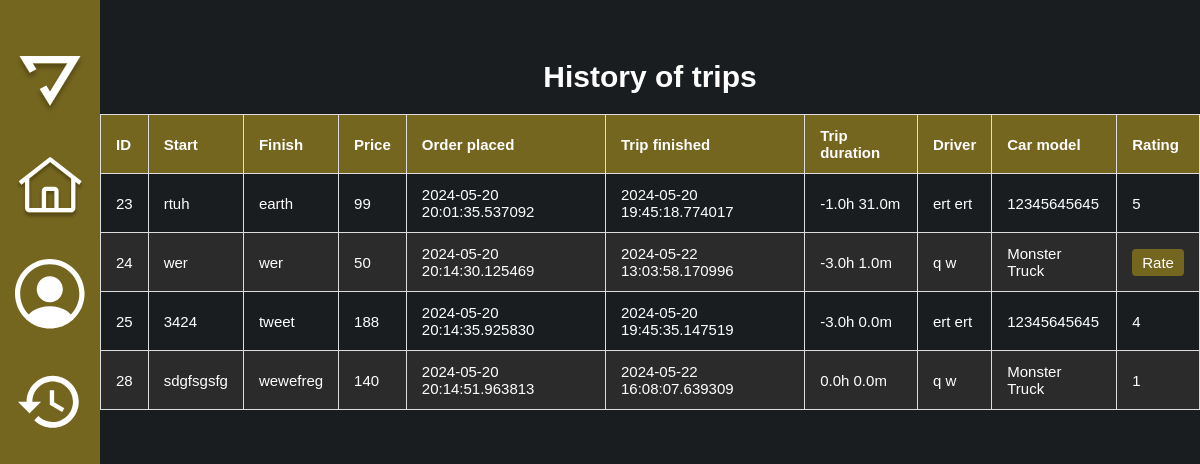
The app's page /history_of_user_orders (signed in) with its own data.
### app/models.py (models this page shows, shortened)
class Order(db.Model):
    id = db.Column(db.Integer, primary_key=True)
    place_start = db.Column(db.String(140), nullable=False)
    place_end = db.Column(db.String(140), nullable=False)
    price = db.Column(db.String(140), nullable=False)
    order_time = db.Column(db.DateTime, index=True, nullable=True)
    order_taked = db.Column(db.DateTime, index=True, nullable=True)
    order_finished = db.Column(db.DateTime, index=True, nullable=True)
    user_id = db.Column(db.Integer, db.ForeignKey('user.id'))
    driver_id = db.Column(db.Integer, db.ForeignKey('driver.id'), nullable=True)
    driver = db.relationship('Driver', back_populates='orders')
    score = db.Column(db.Integer, default=0)

class Driver(UserMixin, db.Model):
    id = db.Column(db.Integer, primary_key=True)
    first_name = db.Column(db.String(64), index=True, nullable=False)
    last_name = db.Column(db.String(64), index=True, nullable=False)
    middle_name = db.Column(db.String(64), index=True)
    email = db.Column(db.String(128), unique=True, index=True, nullable=False)
    car_model = db.Column(db.String(64), index=True, nullable=False)
    license_plate = db.Column(db.String(64), unique=True, index=True, nullable=False)
    password_hashed = db.Column(db.String(200), nullable=False)
    orders = db.relationship('Order', backref='driver', lazy='dynamic')
    role = db.Column(db.String(20), default='driver')
    status = db.Column(db.String(20), default='inactive', nullable=False)
    number_of_ratings = db.Column(db.Integer, default=0, nullable=False)
    rating = db.Column(db.Float, default=0.0, nullable=False)
    orders = db.relationship('Order', back_populates='driver')

### app/routes.py (the view)
@app.route('/history_of_user_orders')
@login_required('user')
def history_of_user_orders():
    orders = Order.query.filter_by(user_id=current_user.id).filter(Order.order_finished.isnot(None)).all()
    return render_template('history_of_user_orders.html', title='История заказов', orders=orders)

### app/models.py (called while the page is built)
@login.user_loader
def load_user(id):
    driver = Driver.query.get(int(id))
    if driver:
        return driver
    return User.query.get(int(id))

### app/utils.py (called while the page is built)
def login_required(role):
    def wrapper(func):
        @wraps(func)
        def decorated_view(*args, **kwargs):
            if not current_user.is_authenticated:
                return redirect(url_for('choice'))
            if current_user.role != role:
                print(f"Пользователь {current_user.email} имеет роль {current_user.role}, а ожидалось {role}")
                return abort(403)
            print(f"Пользователь {current_user.email} имеет роль {current_user.role}")
            return func(*args, **kwargs)
        return decorated_view
    return wrapper

### app/templates/history_of_user_orders.html (shortened to what this page needs)
<!DOCTYPE html>
<html lang="ru">
<head>
    <link rel="stylesheet" href="{{ url_for('static', filename='css/style.css') }}">
</head>
<body class="history-page">
    <div class="list-order-page">
        <div class="container">
            <div class="content">
                <div class="sidebar">
                    <div class="sidebar-item">
                        <a href="{{ url_for('choice') }}">
                            <img class="logo" src="../static/css/images/logo.svg" alt="logo">
                        </a>
                    </div>
                    <div class="sidebar-item">
                        <a href="{{ url_for('index') }}">
                            <img class="home-img" src="../static/css/images/home.svg" alt="home">
                        </a>
                        <a href="{{ url_for('profile') }}">
                            <img class="profile-img" src="../static/css/images/profile.svg" alt="profile">
                        </a>
                        <a href="{{ url_for('history_of_user_orders') }}">
                            <img class="history-img" src="../static/css/images/history.svg" alt="history">
                        </a>
                    </div>
                </div>
                <div class="content__main">
                    <div class="content__container">
                        <h1 class="content__title">History of trips</h1>
                        <div class="orders__table">
                            <table class="table">
                                <thead>
                                    <tr>
                                        <th>ID</th>
                                        <th>Start</th>
                                        <th>Finish</th>
                                        <th>Price</th>
                                        <th>Order placed</th>
                                        <th>Trip finished</th>
                                        <th>Trip duration</th>
                                        <th>Driver</th>
                                        <th>Car model</th>
                                        <th>Rating</th>
                                    </tr>
                                </thead>
                                <tbody>
                                    {% for order in orders %}
                                    <tr>
                                        <td>{{ order.id }}</td>
                                        <td>{{ order.place_start }}</td>
                                        <td>{{ order.place_end }}</td>
                                        <td>{{ order.price }}</td>
                                        <td>{{ order.order_time }}</td>
                                        <td>{{ order.order_finished }}</td>
                                        <td>
                                            {% if order.order_taked and order.order_finished %}
                                                {% set duration = order.order_finished - order.order_taked %}
                                                {{ duration.total_seconds() // 3600 }}h {{ (duration.total_seconds() % 3600) // 60 }}m
                                            {% else %}
                                                N/A
                                            {% endif %}
                                        </td>
                                        <td>{{ order.driver.first_name }} {{ order.driver.last_name }}</td>
                                        <td>{{ order.driver.car_model }}</td>
                                        <td>
                                            {% if order.score > 0 %}
                                                {{ order.score }}
                                            {% else %}
                                                <a href="{{ url_for('rate_order', order_id=order.id) }}" class="btn btn-secondary">Rate</a>
                                            {% endif %}
                                        </td>
                                    </tr>
                                    {% endfor %}
                                </tbody>
                            </table>
                        </div>
                    </div>
                </div>
            </div>
        </div>
    </div>
</body>
</html>

### app/static/css/style.css (style rules this page uses)
*, *::before, *::after { box-sizing: border-box; }
html, body { margin: 0; padding: 0; height: 100%; }
body { font-family: 'Ubuntu', sans-serif; font-size: 15px; font-weight: 400; color: #212529; }
a { text-decoration: none; color: inherit; }
body.history-page { background-color: #191d1f; }
body.history-page .content__title { color: #fff; }
.sidebar { width: 100px; background-color: #74651f; display: flex; flex-direction: column; align-items: center; justify-content: flex-start; padding-top: 20px; padding-bottom: 20px; position: fixed; top: 0; height: 100%; }
.sidebar-item { display: flex; flex-direction: column; align-items: center; }
.sidebar img { width: 70px; margin-bottom: 35px; }
.logo { margin-top: 35px; }
.content { width: 100%; display: flex; }
.content__main { width: calc(100% - 100px); background-color: #191d1f; display: flex; justify-content: center; margin-left: 100px; }
.content__container { margin-top: 60px; }
.content__title { margin: 0; text-align: center; font-size: 30px; font-weight: 900; }
.orders__table { margin-top: 20px; overflow-x: auto; }
.table { width: 100%; border-collapse: collapse; }
.table th, .table td { padding: 12px 15px; border: 1px solid #ddd; text-align: left; color: #fff; }
.table th { background-color: #74651f; color: #fff; font-weight: bold; }
.table tr:nth-child(even) { background-color: #2b2b2b; }
.table tr:nth-child(odd) { background-color: #191d1f; }
.btn { padding: 5px 10px; background-color: #74651f; color: #fff; text-decoration: none; border-radius: 4px; transition: background-color 0.3s ease; }
.btn-secondary { background-color: #191d1f; }
.btn-secondary { padding: 5px 10px; background-color: #74651f; color: #fff; text-decoration: none; border-radius: 4px; transition: background-color 0.3s ease; }

### records on screen
Order: id "23", place_start "rtuh", place_end "earth", price "99", order_time "2024-05-20 20:01:35.537092", order_finished "2024-05-20 19:45:18.774017", duration "-1.0", value "31.0", driver.first_name "ert", driver.last_name "ert", driver.car_model "12345645645", score "5"
Order: id "24", place_start "wer", place_end "wer", price "50", order_time "2024-05-20 20:14:30.125469", order_finished "2024-05-22 13:03:58.170996", duration "-3.0", value "1.0", driver.first_name "q", driver.last_name "w", driver.car_model "Monster Truck"
Order: id "25", place_start "3424", place_end "tweet", price "188", order_time "2024-05-20 20:14:35.925830", order_finished "2024-05-20 19:45:35.147519", duration "-3.0", value "0.0", driver.first_name "ert", driver.last_name "ert", driver.car_model "12345645645", score "4"
Order: id "28", place_start "sdgfsgsfg", place_end "wewefreg", price "140", order_time "2024-05-20 20:14:51.963813", order_finished "2024-05-22 16:08:07.639309", duration "0.0", value "0.0", driver.first_name "q", driver.last_name "w", driver.car_model "Monster Truck", score "1"
